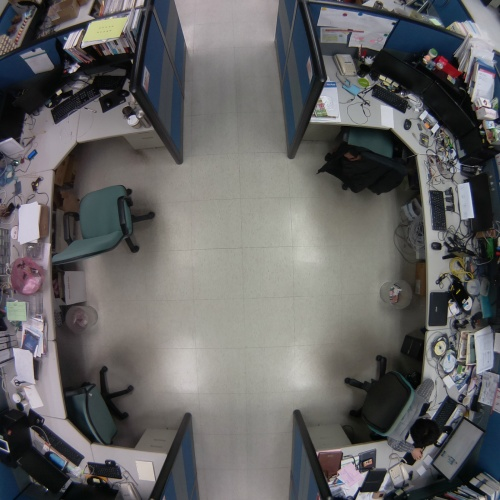
#> input picture office/test/1212/csi_20161212_082257.jpg, 500 x 500 px, given as the content of the folder office/test/1212/csi_20161212_082257.jpg, which was not available
$ python svm_report.py --training office/test/1212/csi_20161212_082257.jpg --test office/test/1212/csi_20161212_083030.jpg
#> lines starting #> are read from the running program, lines starting #| are printed output that depends on the picture; pictures that were not available may be replaced by others from this repository, and a replacement may not be noted
#!/usr/bin/env python3
# -*- coding: utf-8 -*-

#載入必要模組
from __future__ import print_function
from sklearn.metrics import classification_report
from sklearn.svm import SVC
from skimage import exposure
from skimage import feature
from imutils import paths
import argparse
import imutils
import cv2

#使用參數方式傳入Training和Test的dataset
ap = argparse.ArgumentParser()
ap.add_argument("-d", "--training", required=True, help="Path to the logos training dataset")
ap.add_argument("-t", "--test", required=True, help="Path to the test dataset")
args = vars(ap.parse_args())

#data用來存放HOG資訊，labels則是存放對應的標籤
data = []
labels = []

#依序讀取training dataset中的圖檔
for imagePath in paths.list_images(args["training"]):
        #將資料夾的名稱取出作為該圖檔的標籤
        make = imagePath.split("/")[-2]

        #----以下為訓練圖檔的預處理----#
        #載入圖檔,轉為灰階,作模糊化處理
        image = cv2.imread(imagePath)
#> image is the input picture: shape (500, 500, 3); mean B, G, R 99.9, 99.9, 100.5
        gray = cv2.cvtColor(image, cv2.COLOR_BGR2GRAY)
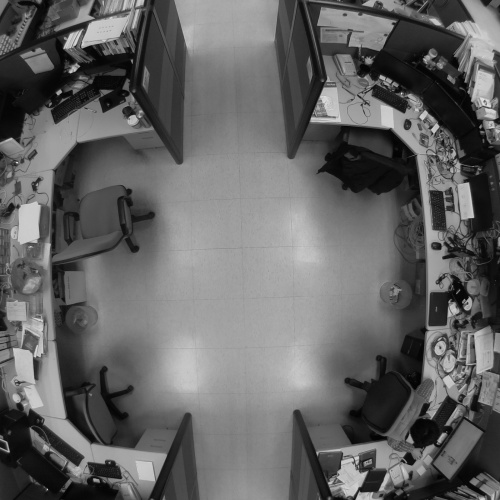
#> gray: shape (500, 500); min 1, max 235, mean 100.1
        #將裁切後的圖檔尺寸更改為500x500。
        Cutted = cv2.resize(gray, (500, 500))
        cv2.imshow("Cutted", Cutted)
#----訓練圖檔預處理結束----#
        #取得其HOG資訊及視覺化圖檔
        (H, hogImage) = feature.hog(Cutted, orientations=9, pixels_per_cell=(10, 10),
                cells_per_block=(2, 2), transform_sqrt=True, visualise=True)
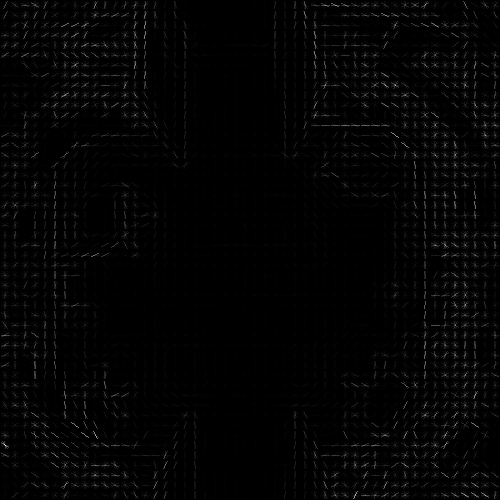
#> hogImage: shape (500, 500) float64; min 0, max 4.35, mean 0.0701; drawn with min black and max white
        #將HOG資訊及標籤分別放入data及labels陣列
        data.append(H)
        labels.append(make)

#開始用KNN模型來訓練
model = SVC(kernel="linear")
#model = SVC(kernel="poly", degree=2, coef0=1)
#傳入data及labels陣列開始訓練
#> (the run stopped early here; a loop or call above may not have finished)

$ run again, on office/test/1213/csi_20161213_085337.jpg
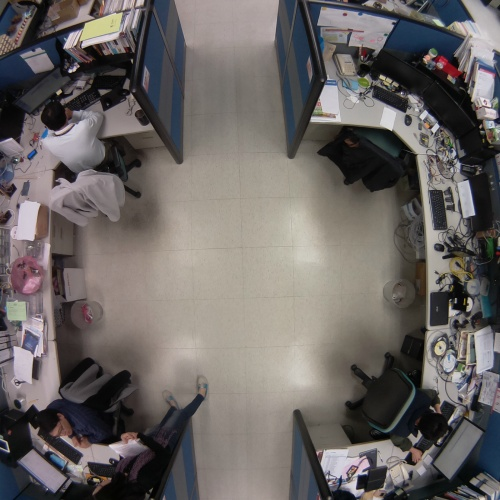
#> input picture office/test/1213/csi_20161213_085337.jpg, 500 x 500 px, given as the content of the folder office/test/1213/csi_20161213_085337.jpg, which was not available
#> image is the input picture: shape (500, 500, 3); mean B, G, R 99.7, 101.7, 106.6
#> `gray = cv2.cvtColor(image, cv2.COLOR_BGR2GRAY)`:
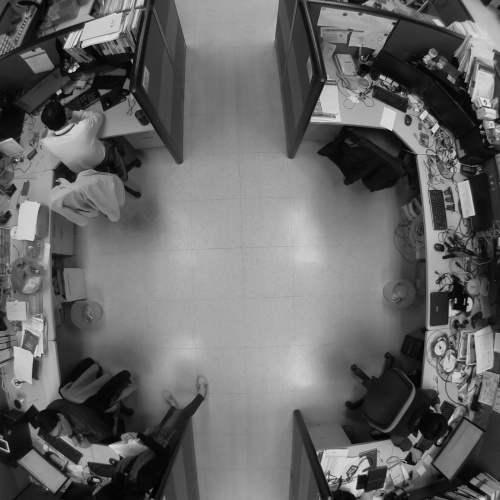
#> gray: shape (500, 500); min 1, max 236, mean 102.9
#> `(H, hogImage) = feature.hog(Cutted, orientations=9, pixels_per_cell=(1..`:
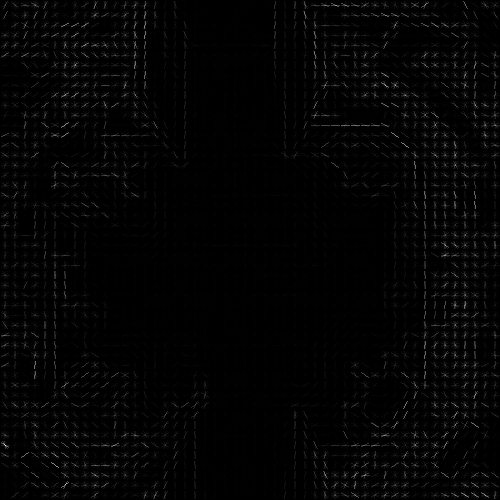
#> hogImage: shape (500, 500) float64; min 0, max 4.4, mean 0.0722; drawn with min black and max white
